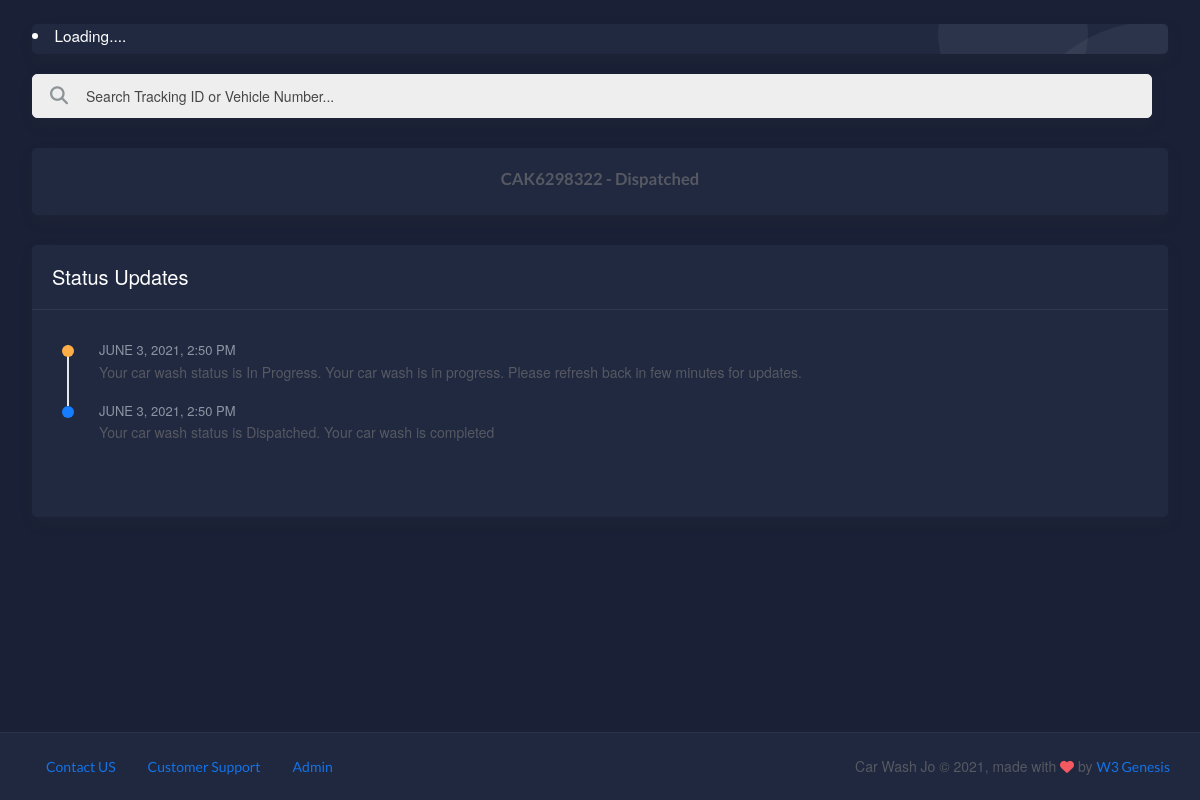
Screenshot of /index.php?track=CAK6298322 with the database file from the repository.
### tables this page shows
CREATE TABLE `queue` (
  `id` int(11) NOT NULL,
  `owner_email` varchar(200) NOT NULL,
  `owner_name` varchar(200) NOT NULL,
  `owner_phone` varchar(20) NOT NULL,
  `owner_address` varchar(250) NOT NULL,
  `vehicle_type` int(11) NOT NULL,
  `vehicle_number` varchar(20) NOT NULL,
  `service_type` int(11) NOT NULL,
  `in_time` timestamp NOT NULL DEFAULT '0000-00-00 00:00:00',
  `out_time` timestamp NULL DEFAULT NULL,
  `status_type` int(11) NOT NULL DEFAULT '1',
  `last_update` timestamp NOT NULL DEFAULT CURRENT_TIMESTAMP ON UPDATE CURRENT_TIMESTAMP
);

CREATE TABLE `status_type` (
  `id` int(11) NOT NULL,
  `name` varchar(30) NOT NULL
);

CREATE TABLE `status_updates` (
  `queue_id` int(11) NOT NULL,
  `status_id` int(11) NOT NULL,
  `time` timestamp NOT NULL DEFAULT CURRENT_TIMESTAMP,
  `description` varchar(500) NOT NULL
);

### index.php (the view, shortened to what this page needs)
<?php
include 'admin/includes/dbconfig.php';
if(isset($_GET['track'])){
            $id = mysqli_real_escape_string($con, $_GET['track']);
            $sql = "SELECT q.last_update, q.id, q.vehicle_type, q.status_type as 'status_type', st.name as 'status', q.owner_name, q.vehicle_number from queue q, status_type st where st.id = q.status_type AND (q.vehicle_number = '".$id."' or q.id = '".$id."')";
            $result = mysqli_query($con, $sql);
}
?>
<!DOCTYPE html>
<html lang="en">
<?php include 'includes/head.php'; ?>
<body id="body">
	<div class="wrapper">
		<div class="main-panel2">
			<div class="content">
				<div class="page-inner">
				    <div  style="min-height:30px" class="card ticker-container bubble-shadow" id="new_ticker">
                    </div>
                    <form  data-background-color="dark" class="card nav-search mr-md-3" action="" method="GET" >
						<div class="input-group">
							<div class="input-group-prepend">
								<button type="submit" class="btn btn-search pr-1">
									<i class="fa fa-search search-icon"></i>
								</button>
							</div>
							<input autofocus style="color: black;" type="text" placeholder="Search Tracking ID or Vehicle Number..." name="track" class="form-control">
						</div>
					</form>
					<div class="row">
						<?php
                            if (mysqli_num_rows($result) > 0) {
                                while($track = mysqli_fetch_assoc($result)) {
                                        $status = 'primary';
                                        if($track["status_type"] == '2'){
                                            $status = 'warning';
                                        }else if($track["status_type"] == '0'){
                                            $status = 'danger';
                                        }else if($track["status_type"] == '1'){
                                            $status = 'primary';
                                        }else if($track["status_type"] == '4'){
                                            $status = 'alert';
                                        }else if($track["status_type"] == '3'){
                                            $status = 'success';
                                        }
                                    echo '<div class="col-12">
                							<div class="card card-'.$status.' bg-'.$status.'-gradient">
                								<div class="card-body">
                									<h4 class="mb-1 fw-bold text-center">'.$track["vehicle_number"].' - '.$track["status"].'</h4>
                								</div>
                							</div>
                						</div>';
                					echo '<div class="col-12">
                    							<div class="card">
                    								<div class="card-header">
                    									<div class="card-title">Status Updates</div>
                    								</div>
                    								<div class="card-body">
                    									<ol class="activity-feed">';
                					$sqlstatus = "SELECT * from status_updates, status_type, queue WHERE queue_id=queue.id AND status_updates.status_id=status_type.id AND status_updates.queue_id = '".$track["id"]."'";
                					$resultstatus = mysqli_query($con, $sqlstatus);
                					if (mysqli_num_rows($resultstatus) > 0) {
                                        while($status = mysqli_fetch_assoc($resultstatus)) {
                                                                                $statusId = 'primary';
                                        if($status["status_id"] == '2'){
                                            $statusId = 'warning';
                                        }else if($status["status_id"] == '0'){
                                            $statusId = 'danger';
                                        }else if($track["status_id"] == '1'){
                                            $statusId = 'primary';
                                        }else if($status["status_id"] == '4'){
                                            $statusId = 'alert';
                                        }else if($status["status_id"] == '3'){
                                            $statusId = 'success';
                                        }
                                    echo '<li class="feed-item feed-item-'.$statusId.'">
                    											<time class="date" datetime="9-25">'.date("F j, Y, g:i a", strtotime($status['time'])).'</time>
                    											<span class="text">Your car wash status is '.$status["name"].'. '.$status['description'].'</span>
                    										</li>';
                                        }
                					}else{
                					    echo '<li class="feed-item feed-item-'.$status.'">
                    											<time class="date" datetime="9-25">'.date("F j, Y, g:i a", strtotime($track['last_update'])).'</time>
                    											<span class="text">Your car wash status is '.$track["status"].'</span>
                    										</li>';
                					}
                					echo '</ol>
                    								</div>
                    							</div>
                    						</div>';
                            }
                        }else{
                            echo '<div class="row"  id="dashboard"></div>';
                        }
                        ?>
					</div>
				</div>
				<?php if(isset($_GET['track'])) { include 'includes/footer.php';} ?>
			</div>
		</div>
	</div>
</body>
</html>

### assets/css/ticker.css (style rules this page uses)
* { margin: 0; padding: 0; font-family: "Helvetica Neue",Helvetica,Arial,sans-serif; }
.ticker-container { height: 60px; width: 100%; text-align: center; position: relative; overflow: hidden; background-color: rgba(0,0,0,1); color: white; font-size: 1.1em; margin-bottom: 15px; }
@media (min-width: 500px) { .ticker-container { height: 30px; text-align: left; } }
@media (min-width: 768px) { .ticker-container { margin-bottom: 10px; } }
@media (min-width: 992px) { .ticker-container { margin-bottom: 20px; } }

### rows the page displays
queue: vehicle_number "CAK6298322", status_type.name "Dispatched"
status_updates: time "JUNE 3, 2021, 2:50 PM", status_type.name "In Progress", description "Your car wash is in progress. Please refresh back in few minutes for updates."
status_updates: time "JUNE 3, 2021, 2:50 PM", status_type.name "Dispatched", description "Your car wash is completed"

### other values shown
Date("Y") "2021"
